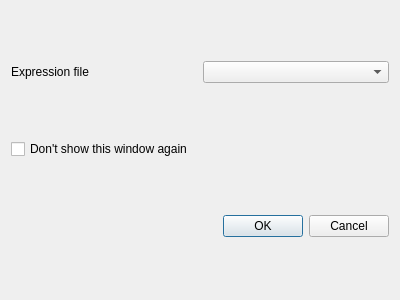
<?xml version="1.0" encoding="UTF-8"?>
<ui version="4.0">
 <class>LabelConnectorDialogBase</class>
 <widget class="QDialog" name="LabelConnectorDialogBase">
  <property name="geometry">
   <rect>
    <x>0</x>
    <y>0</y>
    <width>400</width>
    <height>300</height>
   </rect>
  </property>
  <property name="windowTitle">
   <string>Label Connector</string>
  </property>
  <layout class="QGridLayout" name="gridLayout">
   <item row="0" column="0">
    <widget class="QLabel" name="label">
     <property name="text">
      <string>Expression file</string>
     </property>
    </widget>
   </item>
   <item row="0" column="1">
    <widget class="QComboBox" name="labelStyleCombo">
     <property name="toolTip">
      <string>Styles are located into the plugin directory &quot;labelStyles&quot;</string>
     </property>
    </widget>
   </item>
   <item row="2" column="0" colspan="2">
    <widget class="QDialogButtonBox" name="button_box">
     <property name="orientation">
      <enum>Qt::Horizontal</enum>
     </property>
     <property name="standardButtons">
      <set>QDialogButtonBox::Cancel|QDialogButtonBox::Ok</set>
     </property>
    </widget>
   </item>
   <item row="1" column="0" colspan="2">
    <widget class="QCheckBox" name="dontShowBox">
     <property name="toolTip">
      <string>This option can be modified in preference's dialog</string>
     </property>
     <property name="text">
      <string>Don't show this window again</string>
     </property>
    </widget>
   </item>
  </layout>
 </widget>
 <resources/>
 <connections>
  <connection>
   <sender>button_box</sender>
   <signal>accepted()</signal>
   <receiver>LabelConnectorDialogBase</receiver>
   <slot>accept()</slot>
   <hints>
    <hint type="sourcelabel">
     <x>20</x>
     <y>20</y>
    </hint>
    <hint type="destinationlabel">
     <x>20</x>
     <y>20</y>
    </hint>
   </hints>
  </connection>
  <connection>
   <sender>button_box</sender>
   <signal>rejected()</signal>
   <receiver>LabelConnectorDialogBase</receiver>
   <slot>reject()</slot>
   <hints>
    <hint type="sourcelabel">
     <x>20</x>
     <y>20</y>
    </hint>
    <hint type="destinationlabel">
     <x>20</x>
     <y>20</y>
    </hint>
   </hints>
  </connection>
 </connections>
</ui>
